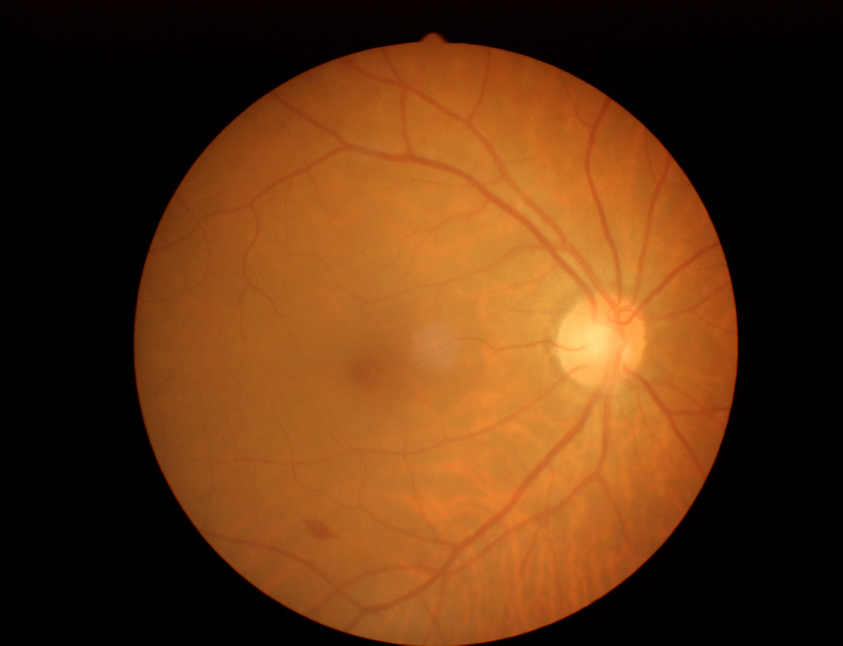
#> input picture RAW_FUNDUS_INPUT/267_001.jpg, 2528 x 1936 px (shown at 1/3 size); its folder holds only this picture in this run
$ jupyter execute 'Active contour.ipynb'
#> lines starting #> are read from the running program, lines starting #| are printed output that depends on the picture
[cell 1]
import numpy as np
import cv2
import matplotlib.pyplot as plt
from skimage.segmentation import active_contour
import math
import glob
from os import path

#ไม่ได้ใช้ เขียนไว้ประดับเล่น
def gamma_correction(img, correction):
    img = img/255.0
    img = cv2.pow(img, correction)
    return np.uint8(img*255)

#path ที่เก็บรูปต้นฉบับ แก้ตามในเครื่อง
directoryPath = "RAW_FUNDUS_INPUT/*."
types = ["jpg", "jpeg"]
listOfImages = []

for extension in types:
    listOfImages.extend(glob.glob( directoryPath + extension ))

#ตรงนี้ก็สำคัญ เป็น path ที่เอาไว้ save รูป ตั้งค่าตามใจชอบ อยากให้ไปอยู่ตรงไหนก็เอามาใส่
savepath = "temp image/"

#เอาไว้ตั้งชื่อรูป บรรทัดที่เขียนว่า fig.savefig
i = 1

for image in listOfImages:
    img = cv2.imread(image)
#> img is the input picture: shape (1936, 2528, 3); mean B, G, R 18.9, 53, 96.4

    #ย่อขนาดรูปโดยหาร 2
    row, column = np.shape(img[:,:,0])
#> row = 1936; column = 2528
    if row%2 == 0:
        row = int(row/2)
#> row = 968
    else:
        row = int((row+1)/2)
    if column%2 ==0:
        column = int(column/2)
#> column = 1264
    else:
        column = int((column+1)/2)
    img = cv2.resize(img,(int(column),int(row)))
#> img: shape (968, 1264, 3)

    #OpenCV อ่านรูปแล้วเรียง channel สีเป็น BGR เลยต้องเปลี่ยนเป็น RGB ไม่งั้น matplotlib พลอตออกมาสีจะเพี้ยน
    original = cv2.cvtColor(img, cv2.COLOR_BGR2RGB)

    #ตั้งค่าให้ matplotlib พลอตสี hsv colorspace ได้ และเปลี่ยนรูป BGR เป็น hsv
    plt.hsv()
    hsv = cv2.cvtColor(img, cv2.COLOR_BGR2HSV)
#> hsv: shape (968, 1264, 3); mean H, S, V 21.6, 161.7, 96.5

# [9 lines of commented-out code are left out]
    img_denoise = cv2.fastNlMeansDenoising(hsv[:,:,2],None,7,21)
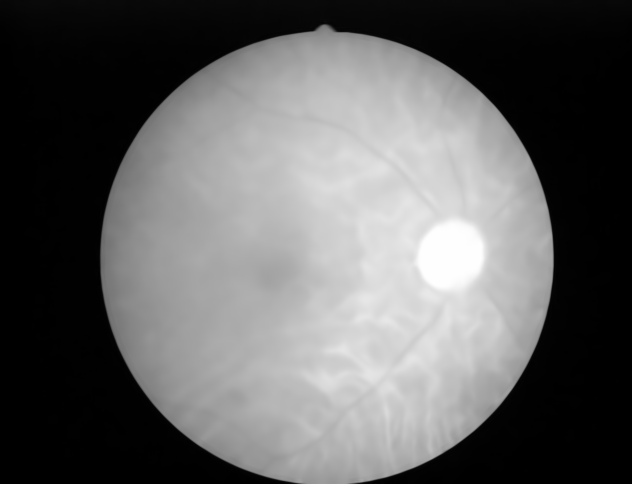
#> img_denoise: shape (968, 1264) (shown at 1/2 size); min 0, max 254, mean 96.5

    #เลือก ROI
    ROI = cv2.selectROI(img_denoise)
    cv2.waitKey(0)
    img = img_denoise[int(ROI[1]):int(ROI[1]+ROI[3]), int(ROI[0]):int(ROI[0]+ROI[2])]
    original = original[int(ROI[1]):int(ROI[1]+ROI[3]), int(ROI[0]):int(ROI[0]+ROI[2])]

    #สร้างขอบเขตเริ่มต้นของวงกลมที่จะให้มันหดเข้าไปหาขอบของ object
    s = np.linspace(0, 2*np.pi, 400)
    r = int(img.shape[0]/2)
    c = int(img.shape[1]/2)
    #radius = int(input("Enter radius : "))
    radius = 100
    r = r + radius*np.sin(s)
    c = c + radius*np.cos(s)
    init = np.array([r, c]).T

    #สร้างวงกลมที่จะหดเข้าไปหา object ด้วย active contour
    snake = active_contour(img, init, alpha=0.05, beta=70, w_line=0.1, w_edge=2, gamma=0.001,
                            max_px_move=1.0, max_iterations=2000, convergence=0.5)

    #พลอตวงกลม active contour บนรูปเดิม
    fig, ax = plt.subplots(1,2,figsize=(7, 7))
    ax[0].imshow(original)
    ax[0].plot(init[:, 1], init[:, 0], '--r', lw=3)
    ax[0].plot(snake[:, 1], snake[:, 0], '-b', lw=1)
    ax[0].set_xticks([]), ax[0].set_yticks([])
    ax[0].axis([0, original.shape[1], original.shape[0], 0])

    #พลอตที่มาของวงกลม ซึ่งวงจาก hsv colorspace
    ax[1].imshow(img)
    ax[1].plot(init[:, 1], init[:, 0], '--r', lw=3)
    ax[1].plot(snake[:, 1], snake[:, 0], '-b', lw=1)
    ax[1].set_xticks([]), ax[1].set_yticks([])
    ax[1].axis([0, img.shape[1], img.shape[0], 0])

    #save fig ตาม savepath ที่ตั้งไว้ด้านบน
    #path.join ไว้สั่งให้เซฟรูปไปที่ savepath ที่เราต้องการ
    #ตั้งชื่อตาม loop โดยใส่ปีกกา แล้วข้างในให้เป็นตัวเลขเริ่มต้นค่าเดียวกับค่าเริ่มต้นด้านบน (i=0)
    #.format(i+1) คือสั่งให้ชื่อตามข้างในวงเล็บ ซึ่งจะเริ่มต้นที่ 0+1 = 1
    fig.savefig((path.join(savepath,'{0}.jpg'.format(i))),dpi=300)
    #พอวนลูปค่าจะเพิ่ม ก็คือเอาไว้ตั้งชื่อรูปถัดไป
    i = i+1

    #หาตำแหน่งขอบบนสุด-ล่างสุดของวง contour
    maxval = max(snake[:, 0])
    minval = min(snake[:, 0])

    #สร้างข้อมูลสำหรับพลอต จุดในแกน x ตั้งแต่ pixel 0 ถึง column สุดท้าย
    #สร้างข้อมู
    x = np.linspace(0,column,num=column)
    y1 = np.ones(column)*int(maxval)
    y2 = np.ones(column)*int(minval)

    #พลอตเส้นขอบบน-ล่าง
    ax[0].plot(x,y1,'-g')
    ax[0].plot(x,y2,'-g')

    #ระยะระหว่างเส้นขอบบน-ล่าง(math.ceil คือ ปัดเศษ)
    distance = maxval-minval
    print(math.ceil(distance))
